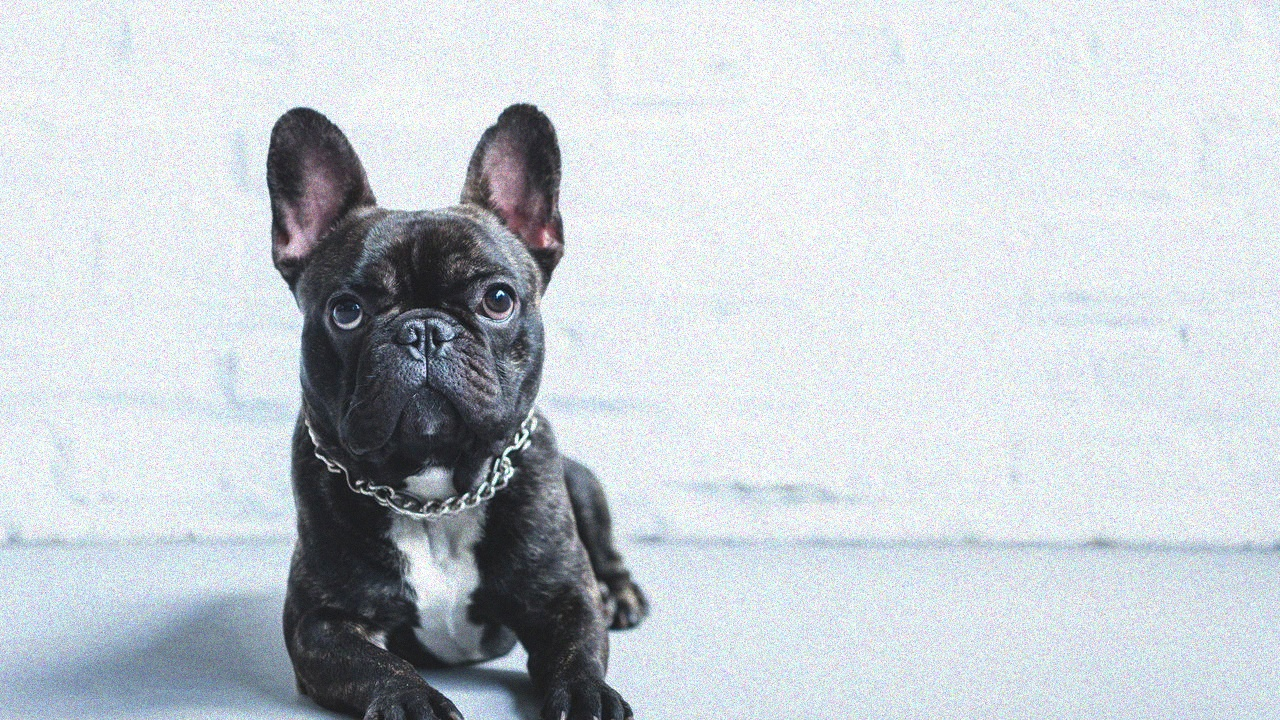
#> input picture dog.jpg, 1280 x 720 px
$ jupyter execute processamento.ipynb
#> lines starting #> are read from the running program, lines starting #| are printed output that depends on the picture; after the words box and inside, x2 and y2 are one past the last pixel; in counts of white or black regions, pixels touching at a corner belong together
# Pré processamento da imagem

## Conversão para a escala de cinza
- Imagens coloridas, possuem 3 canais (**R, G, B**) e reduzi-las para apenas 1 canal(**Escala de Cinza**) ajuda a reduxir o custo computacional - visto que processamos 3x menos dados - e melhorar o processso dos algoritmos de detecção de bordas
- Existem 3 formas de converter para escala de cinza
1. **MÉDIA SIMPLES**: I = (R + G + B) / 3
2. **LUMINÂNCIA (BT.601)**: I = 0.299·R + 0.587·G + 0.114·B (Pondera os pinxels de acordo com a percepção humana)
3. **LUMINÂNCIA (BT.709)**: I = 0.2126·R + 0.7152·G + 0.0722 (Dá um peso maior para o verde)

- No codigo abaixo vamos usar **LUMINÂNCIA (BT.601)**, porque é padrão do cv2

[cell 1]
import cv2
import numpy as np
import matplotlib.pyplot as plt

[cell 2]
#Carregando a imagem
img_bgr = cv2.imread('dog.jpg')
#> img_bgr is the input picture: shape (720, 1280, 3); mean B, G, R 210, 204.3, 197.7
if img_bgr is None:
    raise FileNotFoundError("A imagem 'dog.jpg' nao foi encontrada na pasta do notebook.")
img_colorida = img_bgr[:, :, ::-1] # invertemos BGR para RGB

#Separando as matrizes
R = img_colorida[:,:,0]
G = img_colorida[:,:,1]
B = img_colorida[:,:,2]

#Aplicando fórmula de LUMINÂNCIA (BT.601):
img_cinza = 0.299*R + 0.587*G + 0.114*B

#Visualizando
plt.figure(figsize=(10,5)) #define a largura da imagem
plt.subplot(1, 2, 1)
plt.title('Imagem Original')
plt.imshow(img_colorida)
plt.axis('off')

plt.subplot(1, 2, 2)
plt.title('Escala de Cinza')
plt.imshow(img_cinza, cmap='gray')
plt.axis('off')

plt.show()

## Suavização
Para realizar o processo de suavização existem 3 maneiras:
1. **Filtro média (mean / box filter)**: Substitui cada pixel pela média aritmética dos pixels da sua vizinhança
2. **Filtro mediana**: Substitui cada pixel pela mediana (valor central ordenado) dos pixels da vizinhança.
3. **Filtro gaussiano**: Convolução com um kernel cujos pesos seguem uma função gaussiana 2D — pixels mais próximos do
centro têm peso maior.

Iremos utilizar o filtro Gaussiano pelo resultado mais natural com a fórmula **G(x, y) = (1 / 2πσ²) · exp(−(x² + y²) / 2σ²)**

[cell 3]
def criar_kernel(tm, sigma):
    #O tamanho precisa ser ímpar para ter um pixel central
    k = tm // 2
    x, y = np. mgrid[-k:k+1, -k:k+1]

    #Aplicando a fórmula G(x, y) do material: G(x, y) = (1 / 2πσ²) · exp(−(x² + y²) / 2σ²)
    t1 = 1.0/(2.0 * np.pi * sigma**2)
    t2 = np.exp((x**2 +(y**2))/(2.0 * sigma**2))
    kernel = t1*t2
    #Normalizamos dividindo pela soma
    return kernel/ kernel.sum()

def convulacao(img, kernel):
    h_img, l_img = img.shape
    h_k, l_k = kernel.shape
    #Adicionando margem(padding)
    pad_h = h_k//2
    pad_w = l_k//2
    #Borda de pixels pretos(zero) ao redor da imagem
    img_pad = np.pad(img, ((pad_h, pad_h), (pad_w, pad_w)), mode='constant')
    #Matriz vazia para guardar resultado
    resultado = np.zeros_like(img, dtype=np.float32)
    for i in range(h_img):
        for j in range(l_img):
            #Recorta a região atual no memo tamanho do Kernel
            regiao = img_pad[i:i+h_k, j:j+l_k]
            #Operação de Covulação: Multiplica a região pelo Kernel e soma tudo
            resultado[i, j] = np.sum(regiao * kernel)
    #Garantindo que o resultado fique entre 0 e 255
    return np.clip(resultado, 0, 255).astype(np.uint8)

#Vamos usar valores comuns para a análise: 3x3
k_gausssiano = criar_kernel(3, 1.4)
img_suavizada = convulacao(img_cinza, k_gausssiano)
plt.figure(figsize=(10, 5))
plt.subplot(1, 2, 1)
plt.title('Escala de Cinza')
plt.imshow(img_cinza, cmap='gray')
plt.axis('off')

plt.subplot(1, 2, 2)
plt.title('Imagem Suavizada')
plt.imshow(img_suavizada, cmap='gray')
plt.axis('off')

plt.show()

## Detecção de Bordas
- Bordas são regiões da imagem onde a intensidade das cores muda rapidamente, ou seja, uma zona em que ocorre uma transição forte entre dois conjuntos de pixels. Matematicamente: locais com gradiente alto (derivada espacial alta).

[cell 4]
#1. Definindo os Kernels do Operador Soble(3x3)
sobel_x = np.array([[-1, 0, 1],
                    [-2, 0, 2],
                    [-1, 0, 1]], dtype=np.float32)
sobel_y = np.array([[-1, -2, -1],
                    [0, 0, 0],
                    [1, 2, 1]], dtype=np.float32)
#2. Convulação para o sobel
def filtro(img, kernel):
    h_img, l_img = img.shape
    h_k, l_k = kernel.shape
    #Adicionando margem(padding)
    pad_h = h_k//2
    pad_w = l_k//2
    #Borda de pixels pretos(zero) ao redor da imagem
    img_pad = np.pad(img, ((pad_h, pad_h), (pad_w, pad_w)), mode='edge')
    #Matriz vazia para guardar resultado
    resultado = np.zeros_like(img, dtype=np.float32)
    for i in range(h_img):
        for j in range(l_img):
            #Recorta a região atual no memo tamanho do Kernel
            regiao = img_pad[i:i+h_k, j:j+l_k]
            #Operação de Covulação: Multiplica a região pelo Kernel e soma tudo
            resultado[i, j] = np.sum(regiao * kernel)
    #Garantindo que o resultado fique entre 0 e 255
    return resultado
#3. Aplicando os kernels a imagem suavizada
gradiente_x = filtro(img_suavizada, sobel_x)
gradiente_y = filtro(img_suavizada, sobel_y)
#> after the loop in filtro (call 2), `for i in range(h_img):`:
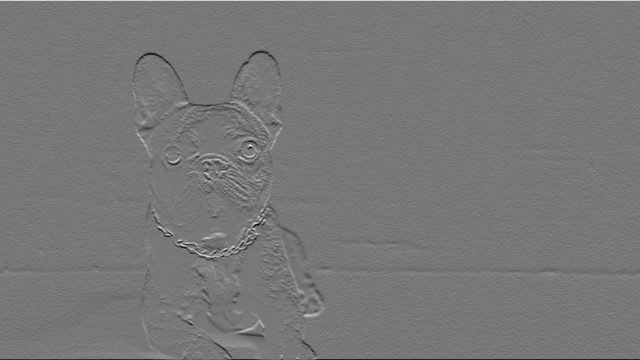
#> resultado: shape (720, 1280) float32 (shown at 1/2 size); min -448, max 504, mean -0.4; drawn with min black and max white

#4. Calculando a Magnitude da Borda
#Combinando bordas verticais e horizontais com o Teorema de Pitagoras
magnitude = np.sqrt(gradiente_x**2 + gradiente_y**2)
#Normalizando entre 0-255 para poder plotar como imagem
magnitude = (magnitude/magnitude.max() * 255)
img_bordas = magnitude.astype(np.uint8)

#Visualização
plt.figure(figsize=(15, 5))
plt.subplot(1, 3, 1)
plt.title('Bordas Verticais (Sobel X)')
plt.imshow(np.abs(gradiente_x), cmap='gray')
plt.axis('off')

plt.subplot(1, 3, 2)
plt.title('Bordas Horizontais (Sobel Y)')
plt.imshow(np.abs(gradiente_y), cmap='gray')
plt.axis('off')

plt.subplot(1, 3, 3)
plt.title('Magnitude Total (Bordas)')
plt.imshow(img_bordas, cmap='gray')
plt.axis('off')

plt.show()

## Detecção de Bordas de Canny e Mapeamento Espacial
Implementaremos e analisaremos três etapas sequenciais fundamentais do Detector de Bordas de Canny:
1. **Supressão de Não-Máximos:** Um filtro geométrico que analisa a direção ortogonal do gradiente para afinar os contornos, reduzindo linhas largas à espessura matemática de apenas 1 pixel.
2. **Limiarização Dupla:** Uma filtragem de intensidade adaptativa baseada em dois limiares ($limiar\_alto$ e $limiar\_baixo$) que categoriza os pixels em bordas fortes, fracas ou ruído eliminatório.
3. **Conversão e Mapeamento para o Espaço de Trabalho do Robô:** A extração das coordenadas dos pixels validados e sua devida transposição matemática (ajuste de escala, translação e inversão do eixo vertical) para os limites operacionais lógicos ($0$ a $11$) da tela do robô.

### 1. Tratamento de ângulos e configuração
- O primeiro passo lógico consiste em processar as matrizes de gradiente originárias das etapas anteriores. Utilizamos a função np.arctan2 para obter a direção do vetor gradiente em radianos. Como a orientação geométrica da borda é simétrica em $180^\circ$ para o propósito de filtragem de Canny, todos os ângulos negativos obtidos são rotacionados para o intervalo estritamente positivo de $0^\circ$ a $180^\circ$.

[cell 5]
# --- PREPARAÇÃO DOS ÂNGULOS DO GRADIENTE ---
# Calcula o arco-tangente de y/x obtendo o ângulo em radianos
angulo = np.arctan2(gradiente_y, gradiente_x)

# Converte os radianos para graus num intervalo de -180 a 180
angulo = np.rad2deg(angulo)

# Normaliza os ângulos negativos para o intervalo positivo correspondente [0, 180]
angulo[angulo < 0] += 180
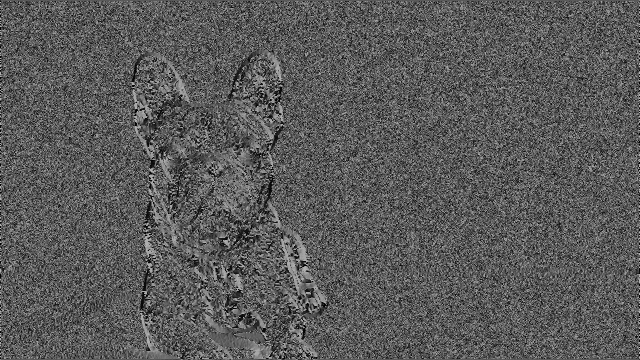
#> angulo: shape (720, 1280) float32 (shown at 1/2 size); min 0, max 180, mean 90.5

### 2. Supressão de Não-Máximos
- A *supressão* varre pixel por pixel para isolar blocos de maior magnitude
- O algoritmo aproxima o ângulo contínuo medido para uma das quatro direções discretas do grid numérico ($0^\circ$, $45^\circ$, $90^\circ$ ou $135^\circ$).
1. **Geometria Ortogonal:** Se o gradiente aponta para uma direção, a borda física corre perpendicular a ele. Logo, para validar se o pixel atual é o topo da crista da borda, ele deve ser comparado diretamente com seus vizinhos situados na mesma linha de ação do gradiente.
2. **Decisão:** Se o pixel central possuir magnitude estritamente maior ou igual a ambos os vizinhos testados, ele é preservado; caso contrário, seu valor é zerado (suprimido).

[cell 6]
def supressao(magnitude, angulo):
    h, l = magnitude.shape
    resultado = np.zeros((h, l), dtype=np.float32)

    for i in range(1, h-1):
        for j in range(1, l-1):
            q = 0
            r = 0

            # 1. Gradiente na direção Horizontal (~0° ou 180°) -> Teste nos vizinhos laterais
            if (0 <= angulo[i, j] < 22.5) or (157.5 <= angulo[i, j] <= 180):
                q = magnitude[i, j+1]
                r = magnitude[i, j-1]

            # 2. Gradiente na direção Diagonal Nordeste (~45°) -> Teste na diagonal secundária
            elif (22.5 <= angulo[i, j] < 67.5):
                q = magnitude[i-1, j+1]
                r = magnitude[i+1, j-1]

            # 3. Gradiente na direção Vertical (~90°) -> Teste nos vizinhos verticalmente alinhados
            elif (67.5 <= angulo[i, j] < 112.5):
                q = magnitude[i-1, j]
                r = magnitude[i+1, j]

            # 4. Gradiente na direção Diagonal Noroeste (~135°) -> Teste na diagonal principal
            elif (112.5 <= angulo[i, j] < 157.5):
                q = magnitude[i-1, j-1]
                r = magnitude[i+1, j+1]

            # Avaliação de Máximo Local
            if (magnitude[i, j] >= q) and (magnitude[i, j] >= r):
                resultado[i, j] = magnitude[i, j]
            else:
                resultado[i, j] = 0 # Supressão aplicada
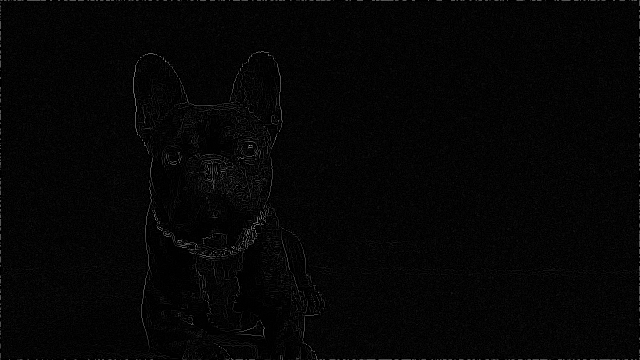
#> resultado: shape (720, 1280) float32 (shown at 1/2 size); min 0, max 255, mean 5.1

    return resultado

# Executa o algoritmo de afinamento de bordas
img_supressa = supressao(magnitude, angulo)

##

### 3. Limiarização Dupla
A função limiarizacao reduz a ambiguidade de bordas fracas geradas por variações sutis de textura ou iluminação. Estabelecemos dois limiares proporcionais à intensidade de pico (img.max()):

- Bordas Fortes (Branco Puro - 255): Valores acima do limiar alto. São consideradas estruturalmente válidas.

- Bordas Fracas (Cinza - 75): Valores que flutuam na zona intermediária entre os dois limiares. Ficam em estado de espera para avaliação de conectividade.

- Eliminação (Preto - 0): Ruídos abaixo do limiar mínimo são sumariamente expurgados da imagem.

[cell 7]
def limiarizacao(img, limiar_baixo_ratio=0.4, limiar_alto_ratio=0.3):
    # Cálculo adaptativo dos limites operacionais
#> called with limiar_baixo_ratio = 0.4, limiar_alto_ratio = 0.3
    limiar_alto = img.max() * limiar_alto_ratio
#> limiar_alto = 76.5
    limiar_baixo = limiar_alto * limiar_baixo_ratio
#> limiar_baixo = 30.6
    resultado = np.zeros_like(img)

    # Definição das intensidades de classe para visualização
    fraco = np.int32(75)
    forte = np.int32(255)

    # Classificação vetorizada eficiente usando filtros do NumPy
    forte_i, forte_j = np.where(img >= limiar_alto)
#> forte_i = 6006 values from 1 to 718; forte_j = 6006 values, max 1278 at index 623, min 1 at index 0, mean 511.5
    fraco_i, fraco_j = np.where((img < limiar_alto) & (img >= limiar_baixo))
#> fraco_i = 10071 values from 5 to 718; fraco_j = 10071 values, max 1277 at index 7212, min 4 at index 7393, mean 486.1

    # Construção da imagem segmentada
    resultado[forte_i, forte_j] = forte
    resultado[fraco_i, fraco_j] = fraco

    return resultado, fraco, forte

# Executa a filtragem por limiares estruturais
img_limiarizada, valor_fraco, valor_forte = limiarizacao(img_supressa)
#> valor_fraco = 75; valor_forte = 255

### 4. Transformação Homogênea para Coordenadas do Robô

- Uma vez filtrados os contornos úteis na imagem digital, as coordenadas discretas dos pixels pertencentes às bordas ativas são extraídas.  O espaço de trabalho de exibição matricial de uma imagem tem sua origem (0,0) posicionada no canto superior esquerdo, crescendo para baixo. Por outro lado, o plano cartesiano de navegação do Turtlesim possui sua origem no canto inferior esquerdo.Para corrigir essa incompatibilidade espacial e escalar a geometria sem gerar distorções de aspecto (aspect ratio), aplicamos a transformação matemática:
$$turtle\_x = (img\_x \cdot escala) + 0.5$$$$turtle\_y = ((altura\_img - img\_y) \cdot escala) + 0.5$$O
fator de segurança de +0.5 funciona como uma margem física de proteção para que a tartaruga não colida e fique travada nas paredes limítrofes do simulador ROS

[cell 8]
# 1. A mesma imagem binária usada no Turtlesim, com limpeza da moldura externa
bordas_binarias = (img_limiarizada == 255).astype(np.uint8)
#> bordas_binarias: shape (720, 1280); values 0 (black) and 1 (white), 0.65% white in thin lines or dots
margem_remocao_borda = 2
bordas_binarias[:margem_remocao_borda, :] = 0
bordas_binarias[-margem_remocao_borda:, :] = 0
bordas_binarias[:, :margem_remocao_borda] = 0
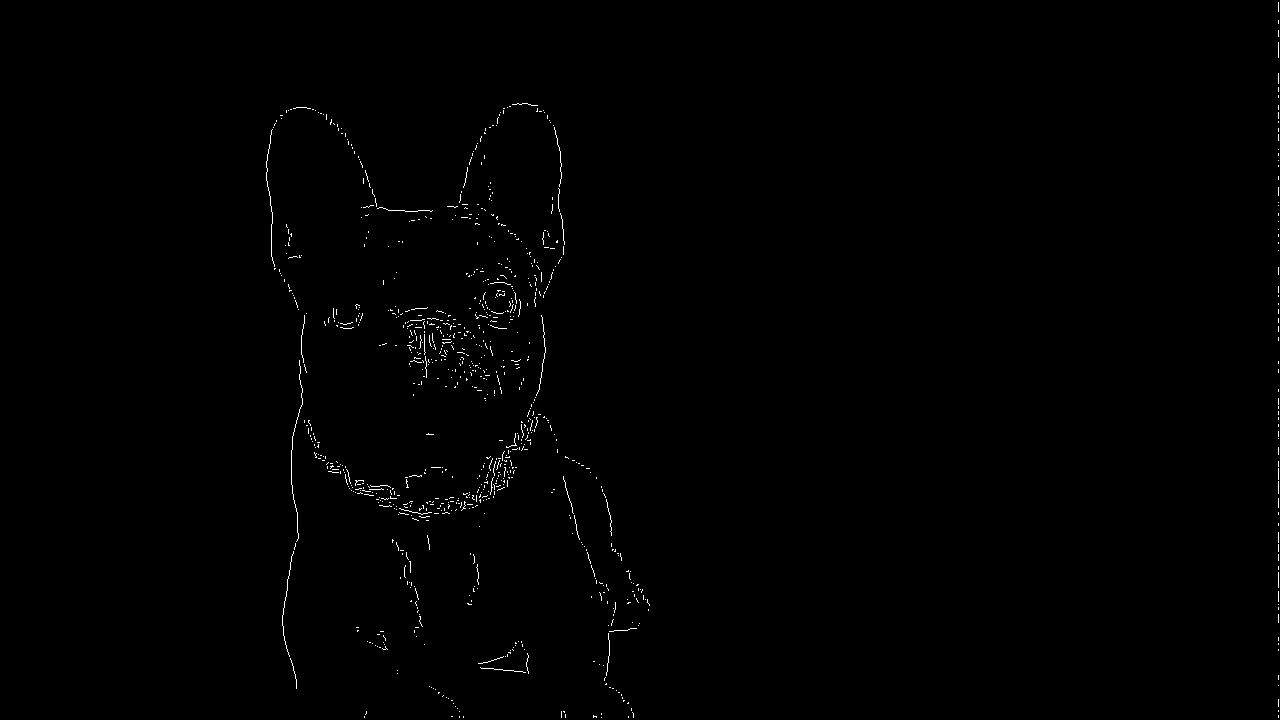
#> bordas_binarias: shape (720, 1280); values 0 (black) and 1 (white), 0.49% white in thin lines or dots, all inside (x1, y1, x2, y2) = (266, 2, 1279, 718)
bordas_binarias[:, -margem_remocao_borda:] = 0
#> bordas_binarias: shape (720, 1280); values 0 (black) and 1 (white), 0.45% white in thin lines or dots, all inside (x1, y1, x2, y2) = (266, 103, 650, 718)

# 2. Segmentação por varredura horizontal: a tartaruga percorre trechos separados,
# não um scatter solto de todos os pixels fortes.
segmentos_pixels = []
for linha in range(bordas_binarias.shape[0]):
    colunas_ativas = np.where(bordas_binarias[linha] > 0)[0]
    if len(colunas_ativas) == 0:
        continue

    segmento_atual = [(linha, int(colunas_ativas[0]))]
    for coluna in colunas_ativas[1:]:
        if int(coluna) == segmento_atual[-1][1] + 1:
            segmento_atual.append((linha, int(coluna)))
            continue
        if len(segmento_atual) >= 2:
            segmentos_pixels.append(segmento_atual)
        segmento_atual = [(linha, int(coluna))]

    if len(segmento_atual) >= 2:
        segmentos_pixels.append(segmento_atual)
#> after the loop, segmentos_pixels = 415 items

# 3. Mesmo mapeamento espacial do vision_pipeline: usa a área útil do desenho
# para centralizar e escalar o cachorro no espaço lógico do Turtlesim.
altura_img, largura_img = bordas_binarias.shape
tamanho_turtlesim = 10.0
arena = 11.0

todos_pixels = [pixel for segmento in segmentos_pixels for pixel in segmento]
#> todos_pixels = 1351 pairs, first value 103 to 716, second value 274 to 638
linhas_util = [linha for linha, _ in todos_pixels]
#> linhas_util = 1351 values from 103 to 716
colunas_util = [coluna for _, coluna in todos_pixels]
#> colunas_util = 1351 values, max 638 at index 1175, min 274 at index 249, mean 449.4
linha_min = min(linhas_util)
#> linha_min = 103
linha_max = max(linhas_util)
#> linha_max = 716
coluna_min = min(colunas_util)
#> coluna_min = 274
coluna_max = max(colunas_util)
#> coluna_max = 638

largura_util = max((coluna_max - coluna_min) + 1, 1)
#> largura_util = 365
altura_util = max((linha_max - linha_min) + 1, 1)
#> altura_util = 614
escala_x = tamanho_turtlesim / largura_util
#> escala_x = 0.0274
escala_y = tamanho_turtlesim / altura_util
#> escala_y = 0.0163
escala = min(escala_x, escala_y)
#> escala = 0.0163
offset_x = (arena - (largura_util * escala)) / 2.0
#> offset_x = 2.53
offset_y = (arena - (altura_util * escala)) / 2.0
#> offset_y = 0.5

segmentos_turtlesim = []
for segmento in segmentos_pixels:
    caminho_x = []
    caminho_y = []
    for img_y, img_x in segmento:
        tx = ((img_x - coluna_min) * escala) + offset_x
        ty = ((linha_max - img_y) * escala) + offset_y
        caminho_x.append(tx)
        caminho_y.append(ty)
    segmentos_turtlesim.append((caminho_x, caminho_y))
#> this loop made 415 passes
#> segmento on passes 1, 3, 4: [(103, 517), (103, 518)], [(104, 512), (104, 513), (104, 514), (104, 515), (104, 516)], [(104, 519), (104, 520), (104, 521)]
#> after the loop, segmentos_turtlesim = 415 items

### 5. Saída

[cell 9]
# --- RENDERIZAÇÃO DOS MAPAS DE VISÃO COMPUTACIONAL ---
plt.figure(figsize=(12, 5))
plt.subplot(1, 2, 1)
plt.title('Passo 3: Supressão (Bordas Finas)')
plt.imshow(img_supressa, cmap='gray')
plt.axis('off')

plt.subplot(1, 2, 2)
plt.title('Passo 4: Limiarização Dupla')
plt.imshow(img_limiarizada, cmap='gray')
plt.axis('off')
plt.show()

# --- RENDERIZAÇÃO DO ESPAÇO OPERACIONAL DO ROBÔ ---
plt.figure(figsize=(5, 5))
plt.title('Espaço Turtlesim (Trajeto Percorrido)')
for caminho_x, caminho_y in segmentos_turtlesim:
    plt.plot(caminho_x, caminho_y, c='blue', linewidth=1)
#> this loop made 415 passes
#> (caminho_x, caminho_y) on passes 1 to 3: ([6.49, 6.5], [10.48, 10.48]), ([6.57, 6.58, 6.6, 6.62, 6.63, 6.65], [10.48, 10.48, 10.48, 10.48, 10.48, 10.48]), ([6.4, 6.42, 6.44, 6.45, 6.47], [10.47, 10.47, 10.47, 10.47, 10.47])
plt.xlim(0, 11)
plt.ylim(0, 11)
plt.grid(True)
plt.xlabel('Eixo X (Meters)')
plt.ylabel('Eixo Y (Meters)')
plt.show()
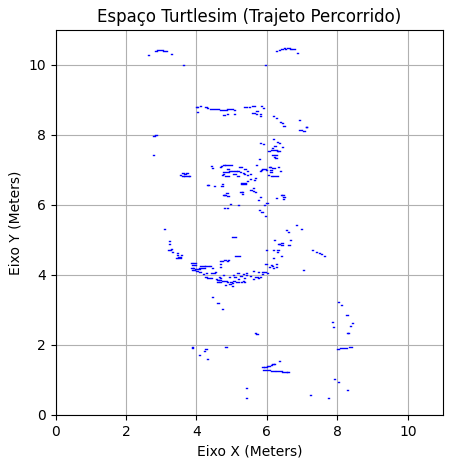
#> figure drawn by matplotlib, 1 panel
